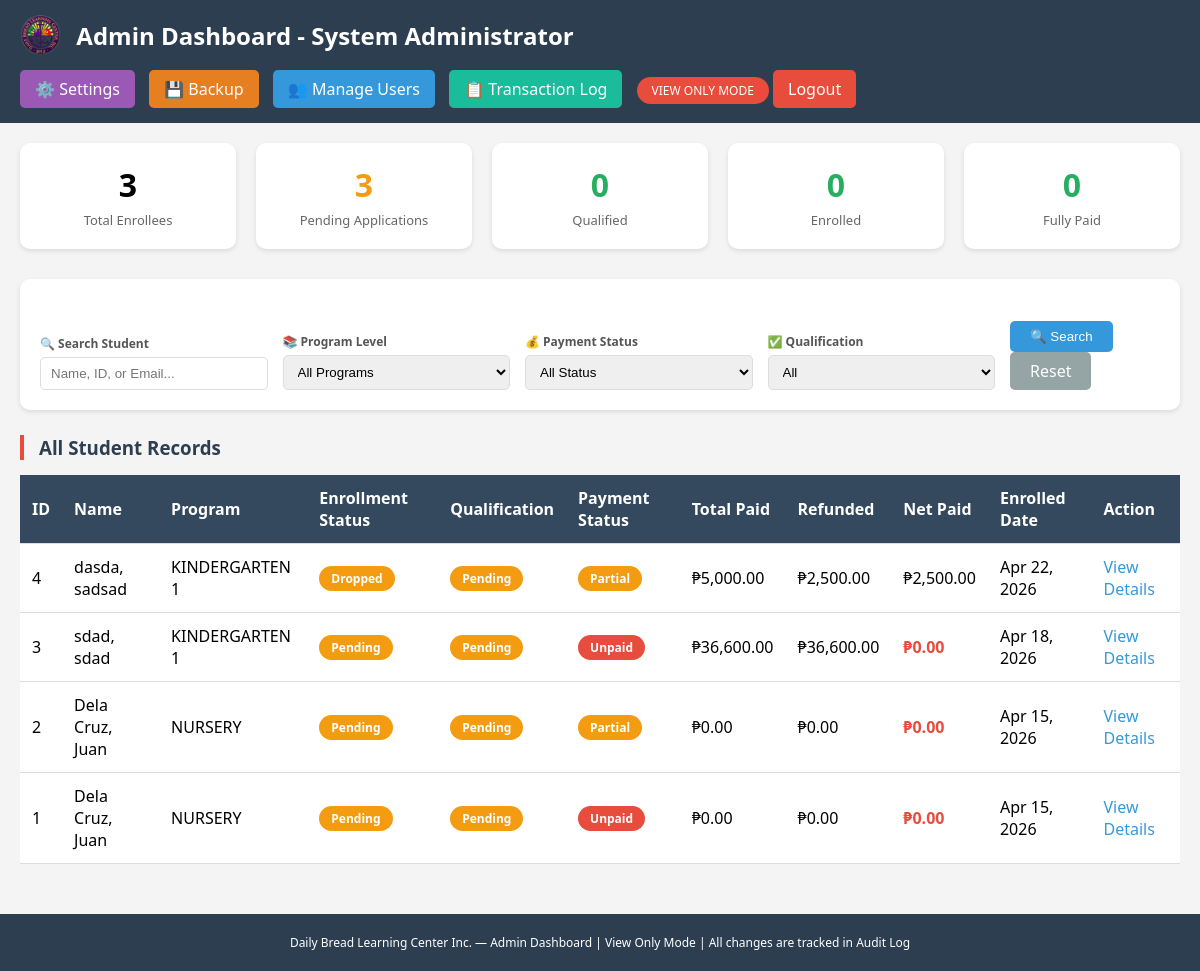
/admin_dashboard.php (signed in), run on an earlier commit of the app's database.
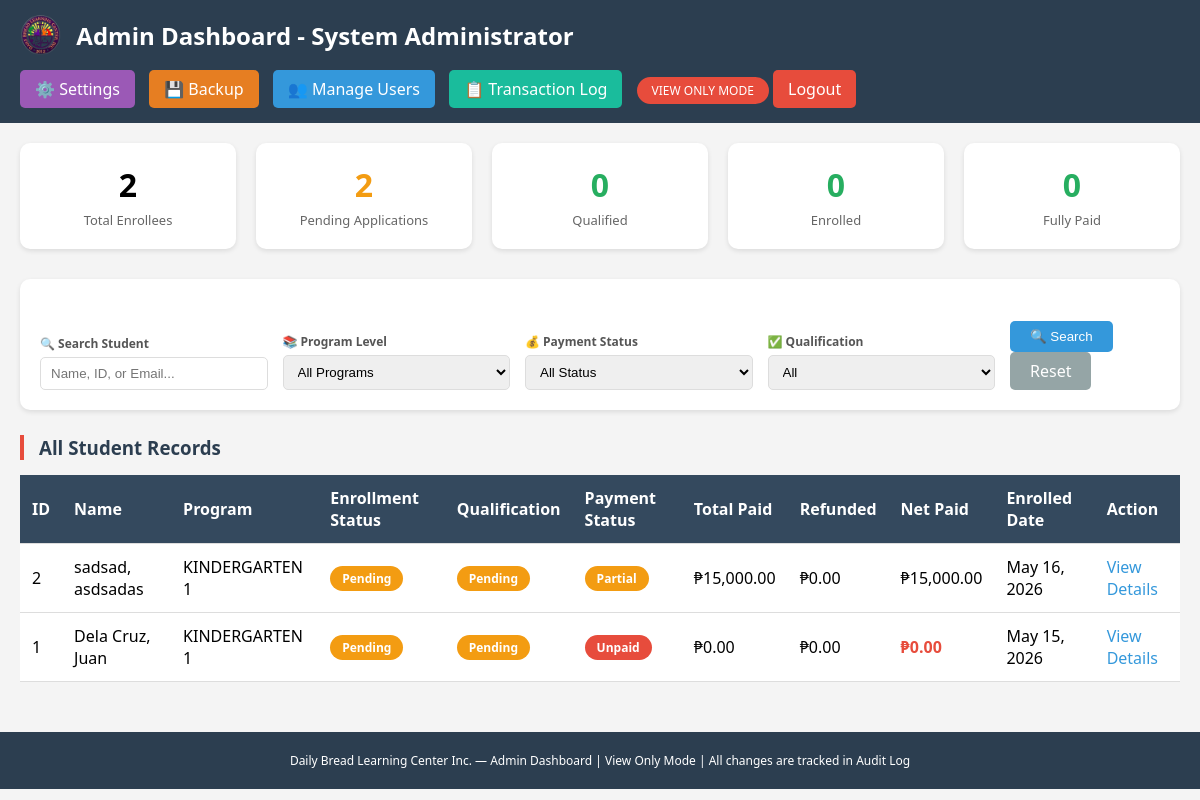
And on a later commit of the database.
### tables this page shows
CREATE TABLE `enrollees` (
  `enrollee_id` int(11) NOT NULL AUTO_INCREMENT,
  `student_type` varchar(20) NOT NULL,
  `program_level` varchar(20) NOT NULL,
  `payment_plan` varchar(50) NOT NULL,
  `payment_amount` decimal(10,2) NOT NULL,
  `last_name` varchar(50) NOT NULL,
  `first_name` varchar(50) NOT NULL,
  `middle_name` varchar(50) DEFAULT NULL,
  `nickname` varchar(50) DEFAULT NULL,
  `birth_date` date NOT NULL,
  `place_of_birth` varchar(100) DEFAULT NULL,
  `address` varchar(255) NOT NULL,
  `email` varchar(100) DEFAULT NULL,
  `password_hash` varchar(255) DEFAULT NULL,
  `created_at` timestamp NOT NULL DEFAULT current_timestamp(),
  `qualification_status` varchar(20) DEFAULT 'Pending',
  `payment_status` varchar(50) DEFAULT 'Unpaid',
  `requirements_status` varchar(20) DEFAULT 'Pending',
  `requirements_notes` text DEFAULT NULL,
  `birth_cert_received` tinyint(4) DEFAULT 0,
  `id_picture_received` tinyint(4) DEFAULT 0,
  `report_card_received` tinyint(4) DEFAULT 0,
  `immunization_record_received` tinyint(4) DEFAULT 0,
  `medical_cert_received` tinyint(4) DEFAULT 0,
  `proof_certification_received` tinyint(4) DEFAULT 0,
  `enrollment_status` varchar(20) DEFAULT 'Pending',
  `enrollment_status_date` date DEFAULT NULL,
  `enrollment_status_reason` text DEFAULT NULL,
  `is_archived` tinyint(4) DEFAULT 0,
  `archived_date` date DEFAULT NULL,
  `archive_reason` varchar(100) DEFAULT NULL,
  PRIMARY KEY (`enrollee_id`)
);

### admin_dashboard.php (the view, shortened to what this page needs)
<?php
require_once 'db_connection.php';
$search = isset($_GET['search']) ? $_GET['search'] : '';
$sql = "SELECT e.*,
        COALESCE(SUM(CASE WHEN pt.payment_type = 'Payment' THEN pt.payment_amount ELSE 0 END), 0) as total_paid,
        COALESCE(SUM(CASE WHEN pt.payment_type = 'Refund' THEN pt.refund_amount ELSE 0 END), 0) as total_refunded
        FROM enrollees e
        LEFT JOIN payment_transactions pt ON e.enrollee_id = pt.enrollee_id
        WHERE 1=1";
$sql .= " GROUP BY e.enrollee_id ORDER BY e.enrollee_id DESC";
$stmt = $pdo->query($sql);
$enrollees = $stmt->fetchAll(PDO::FETCH_ASSOC);
$total = $pdo->query("SELECT COUNT(*) FROM enrollees WHERE is_archived = 0 OR is_archived IS NULL")->fetchColumn();
$pending_applications = $pdo->query("SELECT COUNT(*) FROM enrollees WHERE enrollment_status = 'Pending'")->fetchColumn();
$qualified = $pdo->query("SELECT COUNT(*) FROM enrollees WHERE qualification_status = 'Qualified'")->fetchColumn();
$enrolled = $pdo->query("SELECT COUNT(*) FROM enrollees WHERE enrollment_status = 'Enrolled'")->fetchColumn();
$fully_paid = $pdo->query("SELECT COUNT(*) FROM enrollees WHERE payment_status = 'Fully Paid'")->fetchColumn();
?>
<!DOCTYPE html>
<html lang="en">
<head>
</head>
<body>
<div class="header">
    <div class="header-left">
        <img src="images/logo.png" alt="Logo">
        <h2>Admin Dashboard - <?php echo $_SESSION['full_name']; ?></h2>
    </div>
    <div>
        <a href="system_settings.php" style="background: #9b59b6; color: white; padding: 8px 15px; text-decoration: none; border-radius: 5px; margin-right: 10px; display: inline-block;">⚙️ Settings</a>
        <a href="backup_restore.php" style="background: #e67e22; color: white; padding: 8px 15px; text-decoration: none; border-radius: 5px; margin-right: 10px; display: inline-block;">💾 Backup</a>
        <a href="manage_users.php" style="background: #3498db; color: white; padding: 8px 15px; text-decoration: none; border-radius: 5px; margin-right: 10px; display: inline-block;">👥 Manage Users</a>
        <a href="transaction_log.php" style="background: #1abc9c; color: white; padding: 8px 15px; text-decoration: none; border-radius: 5px; margin-right: 10px; display: inline-block;">📋 Transaction Log</a>
        <span class="view-only-badge">VIEW ONLY MODE</span>
        <a href="logout.php" class="logout-btn">Logout</a>
    </div>
</div>
<div class="container">
    <div class="stats">
        <div class="stat-card"><div class="stat-number"><?php echo $total; ?></div><div class="stat-label">Total Enrollees</div></div>
        <div class="stat-card"><div class="stat-number" style="color:#f39c12;"><?php echo $pending_applications; ?></div><div class="stat-label">Pending Applications</div></div>
        <div class="stat-card"><div class="stat-number" style="color:#27ae60;"><?php echo $qualified; ?></div><div class="stat-label">Qualified</div></div>
        <div class="stat-card"><div class="stat-number" style="color:#27ae60;"><?php echo $enrolled; ?></div><div class="stat-label">Enrolled</div></div>
        <div class="stat-card"><div class="stat-number" style="color:#27ae60;"><?php echo $fully_paid; ?></div><div class="stat-label">Fully Paid</div></div>
    </div>
    <div class="search-section">
        <form method="GET" class="filter-form">
            <div class="filter-group">
                <label>🔍 Search Student</label>
                <input type="text" name="search" id="searchInput" placeholder="Name, ID, or Email..." value="<?php echo htmlspecialchars($search); ?>">
            </div>
            <div class="filter-group">
                <label>📚 Program Level</label>
                <select name="program_filter">
                    <option value="">All Programs</option>
                </select>
            </div>
            <div class="filter-group">
                <label>💰 Payment Status</label>
                <select name="payment_filter">
                    <option value="">All Status</option>
                </select>
            </div>
            <div class="filter-group">
                <label>✅ Qualification</label>
                <select name="qualification_filter">
                    <option value="">All</option>
                </select>
            </div>
            <div class="filter-group" style="flex: 0.5;">
                <label>&nbsp;</label>
                <button type="submit" class="btn-search">🔍 Search</button>
                <a href="admin_dashboard.php" class="btn-reset">Reset</a>
            </div>
        </form>
    </div>
    <h3 class="section-title">All Student Records</h3>
    <div style="overflow-x: auto;">
        <table class="student-table">
            <thead>
                <tr>
                    <th>ID</th>
                    <th>Name</th>
                    <th>Program</th>
                    <th>Enrollment Status</th>
                    <th>Qualification</th>
                    <th>Payment Status</th>
                    <th>Total Paid</th>
                    <th>Refunded</th>
                    <th>Net Paid</th>
                    <th>Enrolled Date</th>
                    <th>Action</th>
                </tr>
            </thead>
            <tbody>
                <?php foreach($enrollees as $e):
                    $net_paid = $e['total_paid'] - $e['total_refunded'];
                    $net_paid_class = $net_paid <= 0 ? 'net-paid-zero' : ($net_paid >= $e['payment_amount'] ? 'net-paid-positive' : '');
                ?>
                <tr>
                    <td><?php echo $e['enrollee_id']; ?></td>
                    <td><?php echo htmlspecialchars($e['last_name'] . ', ' . $e['first_name']); ?></td>
                    <td><?php echo $e['program_level']; ?></td>
                    <td><span class="badge <?php echo $e['enrollment_status'] == 'Enrolled' ? 'enrolled' : 'pending-enrollment'; ?>"><?php echo $e['enrollment_status']; ?></span></td>
                    <td><span class="badge <?php echo strtolower(str_replace(' ', '', $e['qualification_status'])); ?>"><?php echo $e['qualification_status']; ?></span></td>
                    <td><span class="badge <?php echo strtolower(str_replace(' ', '-', $e['payment_status'])); ?>"><?php echo $e['payment_status']; ?></span></td>
                    <td>₱<?php echo number_format($e['total_paid'], 2); ?></td>
                    <td>₱<?php echo number_format($e['total_refunded'], 2); ?></td>
                    <td class="<?php echo $net_paid_class; ?>">₱<?php echo number_format($net_paid, 2); ?></td>
                    <td><?php echo date('M d, Y', strtotime($e['created_at'])); ?></td>
                    <td><a href="view_student.php?id=<?php echo $e['enrollee_id']; ?>" class="view-link">View Details</a></td>
                </tr>
                <?php endforeach; ?>
            </tbody>
        </table>
    </div>
</div>
<div class="footer">
    <p>Daily Bread Learning Center Inc. — Admin Dashboard | View Only Mode | All changes are tracked in Audit Log</p>
</div>
</body>
</html>

### admin_dashboard.php (style rules this page uses)
* { margin: 0; padding: 0; box-sizing: border-box; }
body { font-family: 'Segoe UI', sans-serif; background: #f4f4f4; }
.header { background: #2c3e50; color: white; padding: 15px 20px; display: flex; justify-content: space-between; align-items: center; flex-wrap: wrap; gap: 15px; }
.header-left { display: flex; align-items: center; gap: 15px; }
.header-left img { height: 40px; }
.logout-btn { background: #e74c3c; color: white; padding: 8px 15px; text-decoration: none; border-radius: 5px; }
.view-only-badge { background: #e74c3c; color: white; padding: 5px 15px; border-radius: 20px; font-size: 12px; }
.container { padding: 20px; max-width: 1400px; margin: auto; }
.stats { display: flex; gap: 20px; margin-bottom: 30px; flex-wrap: wrap; }
.stat-card { background: white; padding: 20px; border-radius: 10px; flex: 1; text-align: center; box-shadow: 0 2px 5px rgba(0,0,0,0.1); min-width: 140px; }
.stat-number { font-size: 32px; font-weight: bold; }
.stat-label { color: #666; margin-top: 5px; font-size: 13px; }
.search-section { background: white; padding: 20px; border-radius: 10px; margin-bottom: 20px; box-shadow: 0 2px 5px rgba(0,0,0,0.1); }
.filter-form { display: flex; gap: 15px; flex-wrap: wrap; align-items: flex-end; }
.filter-group { flex: 1; min-width: 150px; }
.filter-group label { display: block; margin-bottom: 5px; font-weight: 600; color: #555; font-size: 12px; }
.filter-group input, .filter-group select { width: 100%; padding: 8px 10px; border: 1px solid #ddd; border-radius: 5px; }
.btn-search { background: #3498db; color: white; border: none; padding: 8px 20px; border-radius: 5px; cursor: pointer; }
.btn-reset { background: #95a5a6; color: white; padding: 8px 20px; text-decoration: none; border-radius: 5px; display: inline-block; }
.section-title { margin: 25px 0 15px; color: #2c3e50; border-left: 4px solid #e74c3c; padding-left: 15px; }
.student-table { width: 100%; background: white; border-collapse: collapse; box-shadow: 0 2px 5px rgba(0,0,0,0.1); }
.student-table th, .student-table td { padding: 12px; text-align: left; border-bottom: 1px solid #ddd; }
.student-table th { background: #34495e; color: white; }
.badge { padding: 4px 12px; border-radius: 20px; font-size: 12px; font-weight: bold; display: inline-block; }
.pending { background: #f39c12; color: white; }
.partial { background: #f39c12; color: white; }
.unpaid { background: #e74c3c; color: white; }
.pending-enrollment { background: #f39c12; color: white; }
.view-link { color: #3498db; text-decoration: none; }
.footer { background: #2c3e50; color: white; text-align: center; padding: 20px; font-size: 12px; margin-top: 30px; }
.net-paid-zero { color: #e74c3c; font-weight: bold; }

What changed in the data, as far as the page shows it:
removed enrollees: enrollee_id "4", last_name+first_name "dasda, sadsad", program_level "KINDERGARTEN 1", enrollment_status "Dropped", qualification_status "Pending", payment_status "Partial", total_paid "5,000.00", total_refunded "2,500.00", net_paid "2,500.00", created_at "Apr 22, 2026"
removed enrollees: enrollee_id "3", last_name+first_name "sdad, sdad", program_level "KINDERGARTEN 1", enrollment_status "Pending", qualification_status "Pending", payment_status "Unpaid", total_paid "36,600.00", total_refunded "36,600.00", net_paid "0.00", created_at "Apr 18, 2026"
changed enrollees "Partial": last_name+first_name "Dela Cruz, Juan" → "sadsad, asdsadas"; program_level "NURSERY" → "KINDERGARTEN 1"; total_paid "0.00" → "15,000.00"; net_paid "0.00" → "15,000.00"; created_at "Apr 15, 2026" → "May 16, 2026"
changed enrollees "Dela Cruz, Juan": program_level "NURSERY" → "KINDERGARTEN 1"; created_at "Apr 15, 2026" → "May 15, 2026"
Also different on the page:
$total: "3" → "2"
$pending_applications: "3" → "2"
